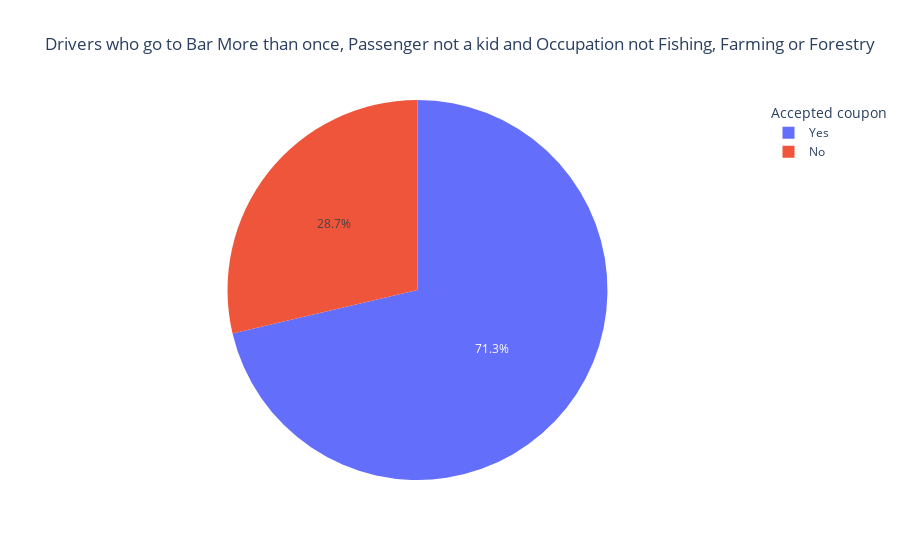

Notebook code for this chart:
### Markdown cell above
5. Use the same process to compare the acceptance rate between drivers who go to bars more than once a month and had passengers that were not a kid and had occupations other than farming, fishing, or forestry.

### Code cell
# Define Categorical Data for Query
bar_visit_more_than_Once = ['1~3','4~8','gt8']
non_kid_passenger = ['Partner','Friend(s)','Alone']
filter_occupations=['Farming Fishing & Forestry']

# Based on problem stataement, Define a new Dataframe with following conditions
# 1)Drivers who go to bars more than once a month 
# 2)Passengers that were not a kid 
# 3)Occupation other  than farming, fishing, or forestry

bar_farming_data = barcoupon_data.query('Bar in @bar_visit_more_than_Once and passanger in @non_kid_passenger and occupation not in @filter_occupations')

bar_pie = px.pie(bar_farming_data.groupby('isCouponAccepted')['coupon'].count().reset_index()       
       , title='Drivers who go to Bar More than once, Passenger not a kid and Occupation not Fishing, Farming or Forestry'
       , values='coupon'
       , names='isCouponAccepted').update_layout(legend={'title':'Accepted coupon'})

        
bar_pie.show()

### Figure 1 — Plotly figure (JSON) as saved in the notebook; plotly's stock layout.template omitted (floating-point values rounded to 4 significant figures)
{"data": [{"domain": {"x": [0, 1], "y": [0, 1]}, "hovertemplate": "isCouponAccepted=%{label}<br>coupon=%{value}<extra></extra>", "labels": ["No", "Yes"], "legendgroup": "", "name": "", "showlegend": true, "type": "pie", "values": [158, 393]}], "layout": {"legend": {"title": {"text": "Accepted coupon"}, "tracegroupgap": 0}, "title": {"text": "Drivers who go to Bar More than once, Passenger not a kid and Occupation not Fishing, Farming or Forestry"}}}
